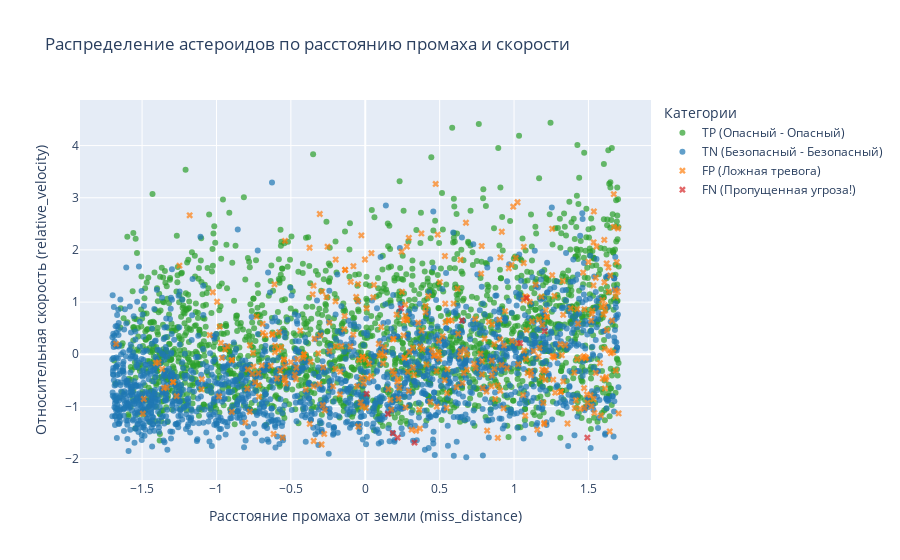

Notebook source saved alongside this figure:
### Markdown cell above
Наблюдения проводятся на основе модели kNN с лучшими показателями метрик

### Code cell
plot_miss_distance_vs_velocity(X_test, y_test, y_pred_best_knn)

### Figure 1 — Plotly figure (JSON) as saved in the notebook; plotly's stock layout.template omitted (floating-point values rounded to 4 significant figures; data arrays with more than 128 entries replaced by an {"elided": "..."} marker saying what was removed)
{"data": [{"marker": {"color": "#2ca02c", "opacity": 0.7, "symbol": "circle"}, "mode": "markers", "name": "TP (Опасный - Опасный)", "type": "scatter", "x": {"elided": "1973 float values"}, "y": {"elided": "1973 float values"}}, {"marker": {"color": "#1f77b4", "opacity": 0.7, "symbol": "circle"}, "mode": "markers", "name": "TN (Безопасный - Безопасный)", "type": "scatter", "x": {"elided": "1658 float values"}, "y": {"elided": "1658 float values"}}, {"marker": {"color": "#ff7f0e", "opacity": 0.7, "symbol": "x"}, "mode": "markers", "name": "FP (Ложная тревога)", "type": "scatter", "x": {"elided": "379 float values"}, "y": {"elided": "379 float values"}}, {"marker": {"color": "#d62728", "opacity": 0.7, "symbol": "x"}, "mode": "markers", "name": "FN (Пропущенная угроза!)", "type": "scatter", "x": [1.205, 0.2177, 0.3311, 1.041, 0.2407, 1.084, 0.009237, 1.493, 0.1528, 0.1851, 0.65], "y": [0.4428, -1.598, -1.693, 0.2122, 0.8792, 1.077, -0.7591, -1.597, -1.143, -1.511, 0.6477]}], "layout": {"legend": {"title": {"text": "Категории"}}, "title": {"text": "Распределение астероидов по расстоянию промаха и скорости"}, "xaxis": {"title": {"text": "Расстояние промаха от земли (miss_distance)"}}, "yaxis": {"title": {"text": "Относительная скорость (relative_velocity)"}}}}
